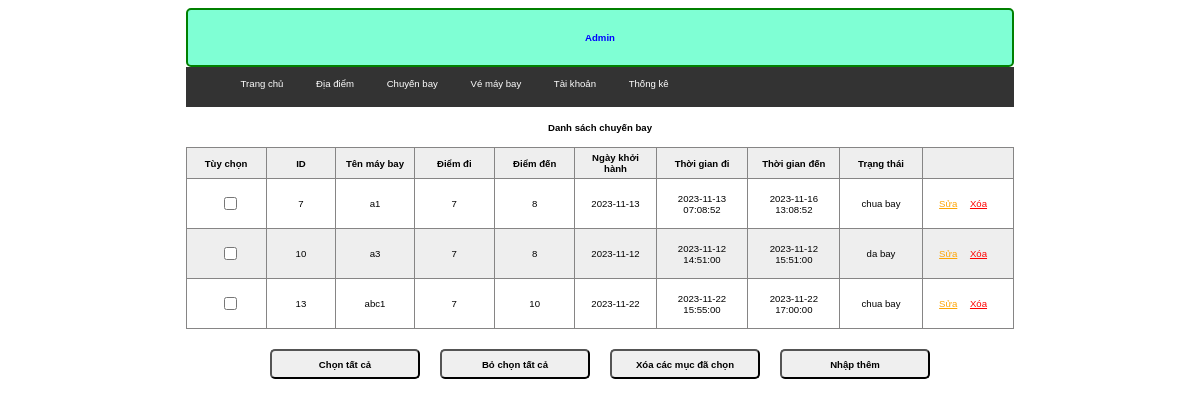
Before: /admin/index.php?act=listcb (signed in) with the older database file.
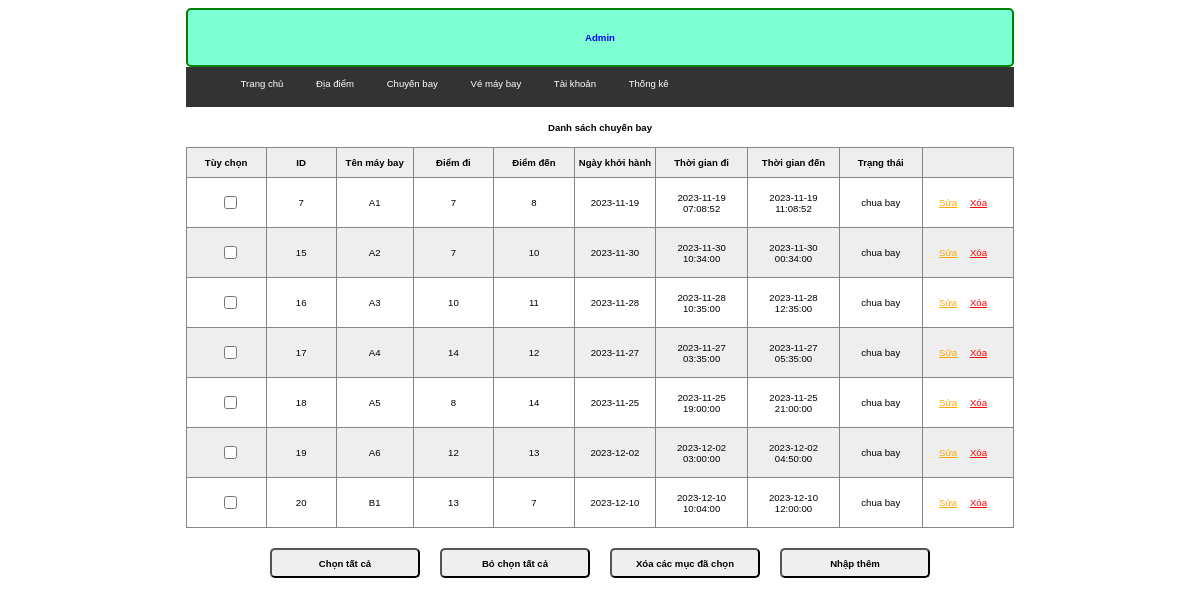
After: the same page with the newer database file.
### tables this page shows
CREATE TABLE `chuyen_bay` (
  `id` int(11) NOT NULL,
  `ten_may_bay` varchar(255) NOT NULL,
  `id_diemDi` int(11) NOT NULL,
  `id_diemDen` int(11) NOT NULL,
  `ngay_khoi_hanh` date NOT NULL,
  `thoi_gian_di` datetime NOT NULL,
  `thoi_gian_den` datetime NOT NULL,
  `trang_thai` varchar(255) NOT NULL
);

### model/pdo.php (called while the page is built, shortened)
<?php
function pdo_get_connection(){
    $servername = "localhost";
    $username = "root";
    $password = "";
    try {
        $conn = new PDO("mysql:host=$servername;dbname=dat_ve_may_bay", $username, $password);
        $conn->setAttribute(PDO::ATTR_ERRMODE, PDO::ERRMODE_EXCEPTION);
        return $conn;
    } catch(PDOException $e) {
        echo "Connection failed: " . $e->getMessage();
    }
}
function pdo_query($sql){
    $sql_args=array_slice(func_get_args(),1);
    try{
        $conn=pdo_get_connection();
        $stmt=$conn->prepare($sql);
        $stmt->execute($sql_args);
        $rows=$stmt->fetchAll();
        return $rows;
    }
    catch(PDOException $e){
        throw $e;
    }
    finally{
        unset($conn);
    }
}
?>

### model/chuyenbay.php (called while the page is built, shortened)
<?php
    function loadall_chuyenbay($page) {
        if($page == "admin") $sql = "SELECT * FROM chuyen_bay WHERE 1";
        $list = pdo_query($sql);
        return $list;
    }
?>

### admin/chuyenbay/list.php (the view, shortened to what this page needs)
<?php
    if (isset($_SESSION['admin'])) {
?>
    <div class="rowheader">
        <h1>Danh sách chuyến bay</h1>
    </div>
    <table>
        <tr>
            <th>Tùy chọn</th>
            <th>ID</th>
            <th>Tên máy bay</th>
            <th>Điểm đi</th>
            <th>Điểm đến</th>
            <th>Ngày khởi hành</th>
            <th>Thời gian đi</th>
            <th>Thời gian đến</th>
            <th>Trạng thái</th>
            <th></th>
        </tr>
        <?php
            foreach ($listChuyenBay as $value) {
                extract($value);
                echo '
                <tr>
                    <td><input type="checkbox" name="name[]" id="check_all"></td>
                    <td>'.$id.'</td>
                    <td>'.$ten_may_bay.'</td>
                    <td>'.$id_diemDi.'</td>
                    <td>'.$id_diemDen.'</td>
                    <td>'.$ngay_khoi_hanh.'</td>
                    <td>'.$thoi_gian_di.'</td>
                    <td>'.$thoi_gian_den.'</td>
                    <td>'.$trang_thai.'</td>
                    <td class="">
                        <a href="index.php?act=updatecb&id='.$id.'" style="color:orange">Sửa</a>
                        <a href="index.php?act=delcb&id='.$id.'" style="color: red;margin:0 10px;" onclick="return confirm(\'Bạn có chắc xóa không\')">Xóa</a>
                    </td>
                </tr>
                ';
            }
        ?>
    </table>
    <div class="but">
        <input class="border-[2px] bg-[#eee] border-[#868585]" type="button" value="Chọn tất cả" id="btn1">
        <input class="border-[2px] bg-[#eee] border-[#868585]" type="button" value="Bỏ chọn tất cả" id="btn2">
        <input class="border-[2px] bg-[#eee] border-[#868585]" type="button" value="Xóa các mục đã chọn">
        <a href="index.php?act=addcb"><input type="button" value="Nhập thêm" class="border-[2px] bg-[#eee] border-[#868585]"></a>
    </div>
<?php
    }
?>

Changed rows visible on the page:
removed chuyen_bay: id "10", ten_may_bay "a3", id_diemDi "7", id_diemDen "8", ngay_khoi_hanh "2023-11-12", thoi_gian_di "2023-11-12 14:51:00", thoi_gian_den "2023-11-12 15:51:00", trang_thai "da bay"
removed chuyen_bay: id "13", ten_may_bay "abc1", id_diemDi "7", id_diemDen "10", ngay_khoi_hanh "2023-11-22", thoi_gian_di "2023-11-22 15:55:00", thoi_gian_den "2023-11-22 17:00:00", trang_thai "chua bay"
changed chuyen_bay id 7: ten_may_bay "a1" → "A1"; ngay_khoi_hanh "2023-11-13" → "2023-11-19"; thoi_gian_di "2023-11-13 07:08:52" → "2023-11-19 07:08:52"; thoi_gian_den "2023-11-16 13:08:52" → "2023-11-19 11:08:52"
added chuyen_bay: id "15", ten_may_bay "A2", id_diemDi "7", id_diemDen "10", ngay_khoi_hanh "2023-11-30", thoi_gian_di "2023-11-30 10:34:00", thoi_gian_den "2023-11-30 00:34:00", trang_thai "chua bay"
added chuyen_bay: id "16", ten_may_bay "A3", id_diemDi "10", id_diemDen "11", ngay_khoi_hanh "2023-11-28", thoi_gian_di "2023-11-28 10:35:00", thoi_gian_den "2023-11-28 12:35:00", trang_thai "chua bay"
added chuyen_bay: id "17", ten_may_bay "A4", id_diemDi "14", id_diemDen "12", ngay_khoi_hanh "2023-11-27", thoi_gian_di "2023-11-27 03:35:00", thoi_gian_den "2023-11-27 05:35:00", trang_thai "chua bay"
added chuyen_bay: id "18", ten_may_bay "A5", id_diemDi "8", id_diemDen "14", ngay_khoi_hanh "2023-11-25", thoi_gian_di "2023-11-25 19:00:00", thoi_gian_den "2023-11-25 21:00:00", trang_thai "chua bay"
added chuyen_bay: id "19", ten_may_bay "A6", id_diemDi "12", id_diemDen "13", ngay_khoi_hanh "2023-12-02", thoi_gian_di "2023-12-02 03:00:00", thoi_gian_den "2023-12-02 04:50:00", trang_thai "chua bay"
added chuyen_bay: id "20", ten_may_bay "B1", id_diemDi "13", id_diemDen "7", ngay_khoi_hanh "2023-12-10", thoi_gian_di "2023-12-10 10:04:00", thoi_gian_den "2023-12-10 12:00:00", trang_thai "chua bay"
